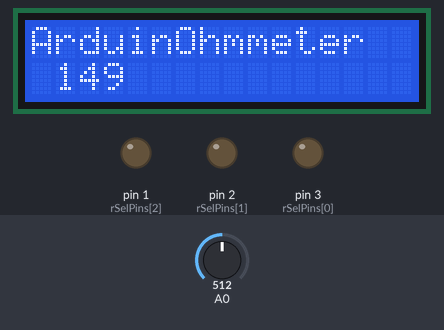
A sketch run on a simulated Arduino Uno, built with avr-gcc and run on an emulated ATmega328P. On the bench: 16×2 character LCD, output pins drawn as LEDs (lit = HIGH). The test bench sets the inputs (shaded band); at power-on: A0 = 512. Pins used as bus, display or sensor lines are not drawn.

Above: at 6.8 s.
At 10.9 s:
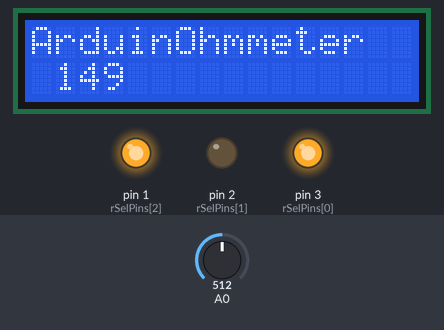
At 14.4 s:
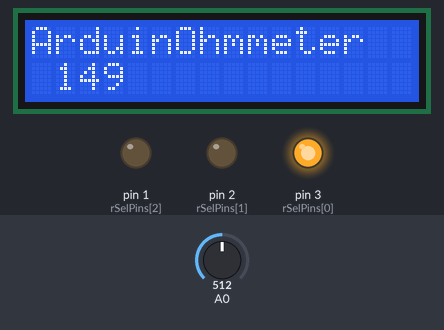
At 18.4 s:
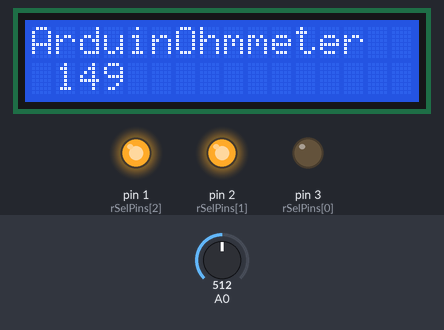
At 23.5 s:
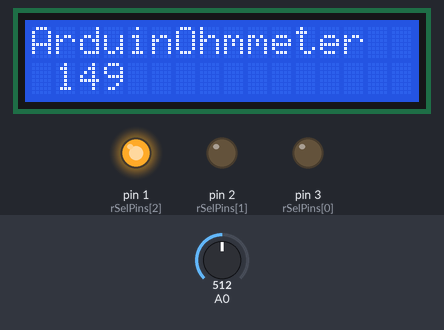
At 32.7 s:
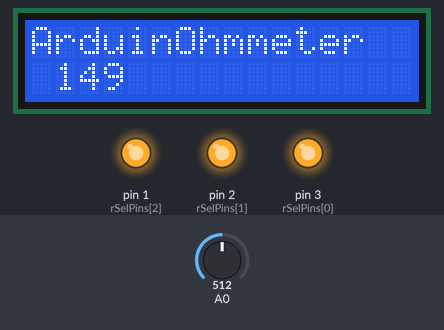
Timing chart, 0 to 40.0 s (numbered marks = the images above):
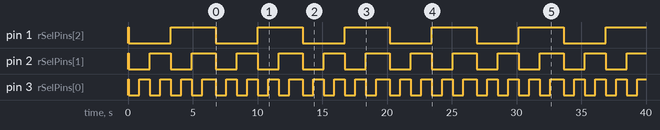

Measured:
- by itself, pin 1 (rSelPins[2]): alternates HIGH for 3.5 s and LOW for 3.2 s
- by itself, pin 2 (rSelPins[1]): alternates HIGH for 1.6 s and LOW for 1.6 s
- by itself, pin 3 (rSelPins[0]): repeats every 6.7 s: 3 × (HIGH 0.81 s, LOW 0.81 s), HIGH 1.1 s, LOW 0.81 s

The sketch:

Multirange_ohmmeter.ino
```cpp
//TODO 400
#include <LiquidCrystal.h>
#define NUM_REF_RESISTORS 8
#define NUM_SELECT_PINS   3
#define MAX_ANALOG_VALUE 973
#define SWITCH_RESISTANCE 49// FOR CALIBRATION
float rRef[NUM_REF_RESISTORS] = {85, 195, 850, 1200, 18000, 92000, 900000, 9000000};//x0 x1 x2 x3 x4 x5 x6 x7 FOR CALIBRATION


const byte rSelPins[NUM_SELECT_PINS] = {3, 2, 1};//A  B  C
const byte enableMux = 0; // 1 = no connection, 0 = one of eight signals connected
int screenWidth, screenHeight;

LiquidCrystal lcd(9, 8, 7, 6, 5, 4);

void setup()
{
  pinMode(enableMux, OUTPUT);
  digitalWrite(enableMux, HIGH);

  for (int i = 0; i < NUM_SELECT_PINS; i++)
  {
    pinMode(rSelPins[i], OUTPUT);
    digitalWrite(rSelPins[i], HIGH);
  }
 // Initialize the LCD display
  lcd.begin(16, 2);

}
// This function scales the resistor value

char ScaleToMetricUnits(float *prVal, char fStr[])
{
  char unit;
  if (*prVal < 1000)
  {
    unit = ' ';
  }
  else if (*prVal >= 1000 && *prVal < 1000000)
  {
    *prVal /= 1000;
    unit = 'K';
  }
  else if (*prVal >= 1000000 && *prVal < 1000000000)
  {
    *prVal /= 1000000;
    unit = 'M';
  }
  else
  {
    *prVal /= 1000000000;
    unit = 'G';
  }
  for (int k=2, s=10; k >= 0; k--, s*=10)
  {
    if ((int)(*prVal) / s == 0)
    {
      dtostrf(*prVal, 4, k, fStr);
      break;
    }
  }
  return unit;
}

void DisplayResultsOnLCDScreen(char unit, char fStr[])
{
  lcd.clear();
  lcd.setCursor(0, 0);
  lcd.print("ArduinOhmmeter");
  lcd.setCursor(0, 1);
  if (unit != 0)
  {
    lcd.print(fStr);
    lcd.print(" ");
    lcd.print(unit);
  }
  else
  {
    lcd.print("- - -");
  }
}
void loop()
{
  int cOut;
  float delta, deltaBest1 = MAX_ANALOG_VALUE, deltaBest2 = MAX_ANALOG_VALUE;
  float rBest1 = -1, rBest2 = -1, rR, rX;
  char unit = 0, fStr[16];
  for (byte count = 0; count < NUM_REF_RESISTORS; count++)
  {
    digitalWrite(rSelPins[0], count & 1); // C
    digitalWrite(rSelPins[1], count & 2); // B
    digitalWrite(rSelPins[2], count & 4); // A

    digitalWrite(enableMux, LOW);
    delay(count + 800);
    cOut = analogRead(A0);
    digitalWrite(enableMux, HIGH);
    delay(NUM_REF_RESISTORS - count);
    //valid digitized values
    if (cOut < MAX_ANALOG_VALUE)
    {
      rR = rRef[count] + SWITCH_RESISTANCE;
      rX = (rR * cOut) / (MAX_ANALOG_VALUE - cOut);
      delta = (MAX_ANALOG_VALUE / 2.0 - cOut);
      if (fabs(delta) < fabs(deltaBest1))
      {
        deltaBest2 = deltaBest1;
        rBest2 = rBest1;
        deltaBest1 = delta;
        rBest1 = rX;
      }
      else if (fabs(deltaBest2) > fabs(delta))
      {
        deltaBest2 = delta;
        rBest2 = rX;
      }
    }
  }

  if (rBest1 >= 0 && rBest2 >= 0)
  {
    if (deltaBest1 * deltaBest2 < 0)
    {
      rX = rBest1 - deltaBest1 * (rBest2 - rBest1) / (deltaBest2 - deltaBest1);
    }
    else
    {
      rX = rBest1;
    }
    unit = ScaleToMetricUnits(&rX, fStr);
  }
  DisplayResultsOnLCDScreen(unit, fStr);
  delay(250);
}
```
